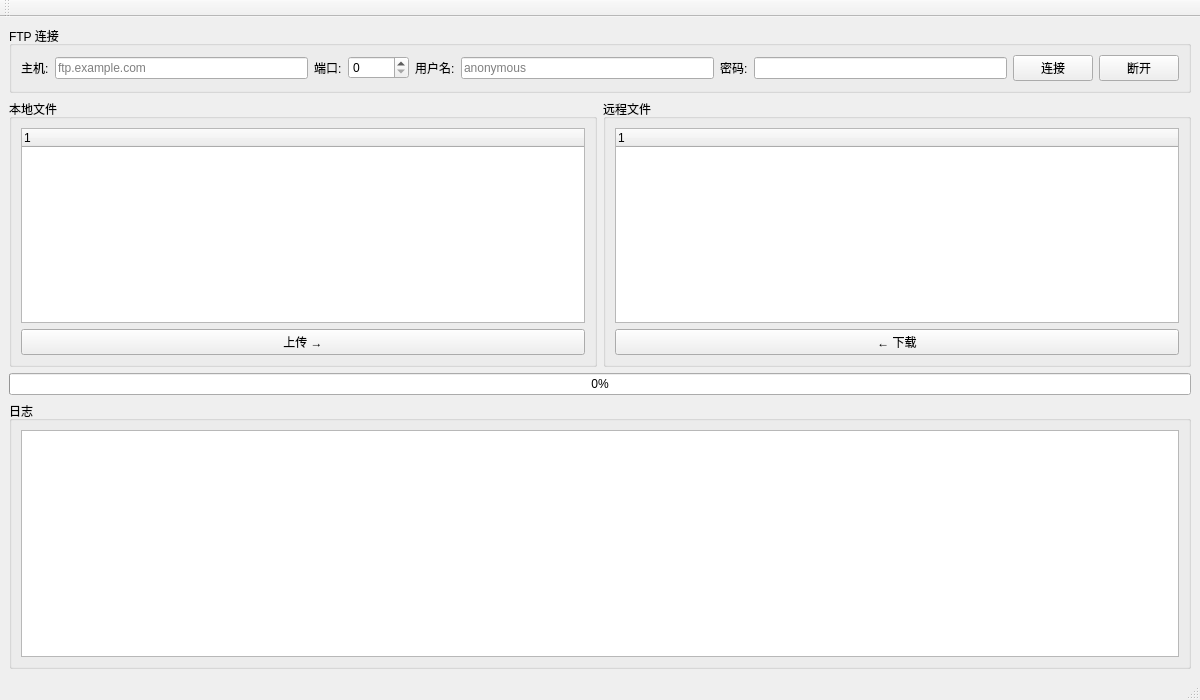
<?xml version="1.0" encoding="UTF-8"?>
<ui version="4.0">
 <class>MainWindow</class>
 <widget class="QMainWindow" name="MainWindow">
  <property name="geometry">
   <rect>
    <x>0</x>
    <y>0</y>
    <width>1200</width>
    <height>700</height>
   </rect>
  </property>
  <property name="windowTitle">
   <string>FTP 客户端</string>
  </property>
  <widget class="QWidget" name="centralWidget">
   <layout class="QVBoxLayout" name="verticalLayout">
    <item>
     <widget class="QGroupBox" name="connectionGroupBox">
      <property name="title">
       <string>FTP 连接</string>
      </property>
      <layout class="QHBoxLayout" name="connectionLayout">
       <item>
        <widget class="QLabel" name="hostLabel">
         <property name="text">
          <string>主机:</string>
         </property>
        </widget>
       </item>
       <item>
        <widget class="QLineEdit" name="hostLineEdit">
         <property name="placeholderText">
          <string>ftp.example.com</string>
         </property>
        </widget>
       </item>
       <item>
        <widget class="QLabel" name="portLabel">
         <property name="text">
          <string>端口:</string>
         </property>
        </widget>
       </item>
       <item>
        <widget class="QSpinBox" name="portSpinBox">
         <property name="maximum">
          <number>65535</number>
         </property>
        </widget>
       </item>
       <item>
        <widget class="QLabel" name="userLabel">
         <property name="text">
          <string>用户名:</string>
         </property>
        </widget>
       </item>
       <item>
        <widget class="QLineEdit" name="userLineEdit">
         <property name="placeholderText">
          <string>anonymous</string>
         </property>
        </widget>
       </item>
       <item>
        <widget class="QLabel" name="passwordLabel">
         <property name="text">
          <string>密码:</string>
         </property>
        </widget>
       </item>
       <item>
        <widget class="QLineEdit" name="passwordLineEdit">
         <property name="echoMode">
          <enum>QLineEdit::Password</enum>
         </property>
        </widget>
       </item>
       <item>
        <widget class="QPushButton" name="connectButton">
         <property name="text">
          <string>连接</string>
         </property>
        </widget>
       </item>
       <item>
        <widget class="QPushButton" name="disconnectButton">
         <property name="text">
          <string>断开</string>
         </property>
        </widget>
       </item>
      </layout>
     </widget>
    </item>
    <item>
     <layout class="QHBoxLayout" name="mainLayout">
      <item>
       <widget class="QGroupBox" name="localGroupBox">
        <property name="title">
         <string>本地文件</string>
        </property>
        <layout class="QVBoxLayout" name="localLayout">
         <item>
          <widget class="QTreeWidget" name="localTreeWidget"/>
         </item>
         <item>
          <widget class="QPushButton" name="uploadButton">
           <property name="text">
            <string>上传 →</string>
           </property>
          </widget>
         </item>
        </layout>
       </widget>
      </item>
      <item>
       <widget class="QGroupBox" name="remoteGroupBox">
        <property name="title">
         <string>远程文件</string>
        </property>
        <layout class="QVBoxLayout" name="remoteLayout">
         <item>
          <widget class="QTreeWidget" name="remoteTreeWidget"/>
         </item>
         <item>
          <widget class="QPushButton" name="downloadButton">
           <property name="text">
            <string>← 下载</string>
           </property>
          </widget>
         </item>
        </layout>
       </widget>
      </item>
     </layout>
    </item>
    <item>
     <widget class="QProgressBar" name="progressBar">
      <property name="value">
       <number>0</number>
      </property>
     </widget>
    </item>
    <item>
     <widget class="QGroupBox" name="logGroupBox">
      <property name="title">
       <string>日志</string>
      </property>
      <layout class="QVBoxLayout" name="logLayout">
       <item>
        <widget class="QTextEdit" name="logTextEdit">
         <property name="readOnly">
          <bool>true</bool>
         </property>
        </widget>
       </item>
      </layout>
     </widget>
    </item>
   </layout>
  </widget>
  <widget class="QMenuBar" name="menuBar">
   <property name="geometry">
    <rect>
     <x>0</x>
     <y>0</y>
     <width>1200</width>
     <height>21</height>
    </rect>
   </property>
  </widget>
  <widget class="QToolBar" name="mainToolBar">
   <attribute name="toolBarArea">
    <enum>TopToolBarArea</enum>
   </attribute>
   <attribute name="toolBarBreak">
    <bool>false</bool>
   </attribute>
  </widget>
  <widget class="QStatusBar" name="statusBar"/>
 </widget>
 <resources/>
 <connections/>
</ui>
